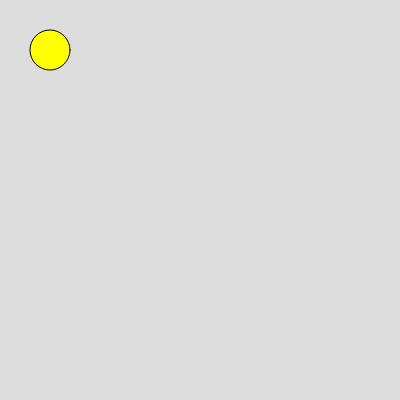
Frame 1 (no input)
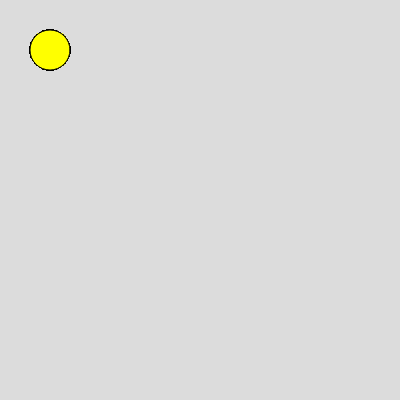
Frame 60 (no input)
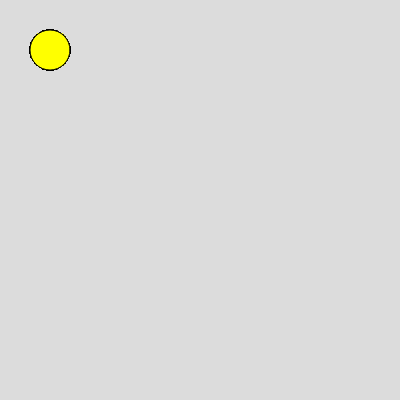
Frame 120 (the mouse pressed at the canvas centre since frame 60)

The p5.js sketch that drew these frames (run headless with seeded random() and noise() and a simulated clock; from frame 60 on, the mouse is pressed at the canvas centre):

// p5.js sketch
// ── sketch.js
function setup() {
  createCanvas(400, 400);
  background(220);
}

function circlussy(x, y, r) {
  fill(255, 255, 0);
  circle(x, y, r * 2);
}

function draw() {
  circlussy(50, 50, 20);
}
